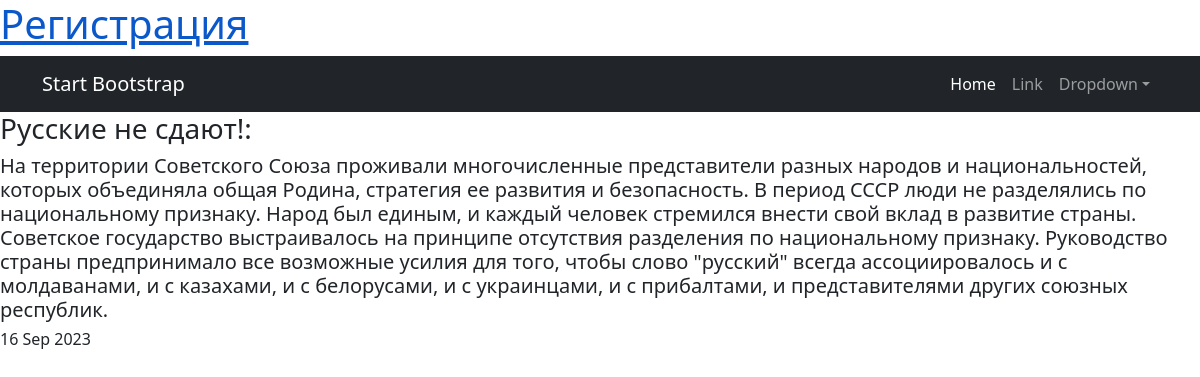
The page /post/5 on the database its author committed.
### NewsPortals/models.py (models this page shows, shortened)
class Post(models.Model):
    article = 'A'
    news = 'N'
    author = models.ForeignKey(Author, on_delete=models.CASCADE)
    type = models.CharField(max_length=1, default=news)
    in_post = models.DateTimeField(auto_now_add=True)
    category = models.ManyToManyField(Category, through='PostCategory')
    heading = models.CharField(max_length=25)
    text = models.TextField()
    rating = models.IntegerField(default=0)

### NewsPortals/views.py (the view)
# urls.py: path('<int:pk>', PostsDetail.as_view(), name='post_detail'),
class PostsDetail(DetailView):
    model = Post
    template_name = 'posts.html'
    context_object_name = 'posts'

### NewsPortals/templatetags/custom_filters.py (called while the page is built)
@register.filter()
def censor(value):
   list = ['команда', 'дело', 'жизни']
   for word in value.split():
      if word in list:
         value = value.replace(word, f"{word[0]}{'*' * (len(word) - 1)}")
   return value

### NewsPortals/templates/posts.html (shortened to what this page needs)
{% extends 'flatpages/default.html' %}
{% load custom_filters %}
{% block content %}
<h3>
    {{ posts.heading }}:
</h3>
<h5>
    {{ posts.text | censor }}
</h5>
<h6>
    {{ posts.in_post | date:'d M Y' }}
</h6>
{% endblock content %}

### rows shown on the page
Post: heading "Русские не сдают!", text|censor "На территории Советского Союза проживали многочисленные представители разных народов и национальностей, которых объединяла общая Родина, стратегия ее развития и безопасность. В период СССР люди не разделялись по национальному признаку. Народ был единым, и каждый человек стремился внести свой вклад в развитие страны. Советское государство выстраивалось на принципе отсутствия разделения по национальному признаку. Руководство страны предпринимало все возможные усилия для того, чтобы слово \"русский\" всегда ассоциировалось и с молдаванами, и с казахами, и с белорусами, и с украинцами, и с прибалтами, и представителями других союзных республик.", in_post "16 Sep 2023"
